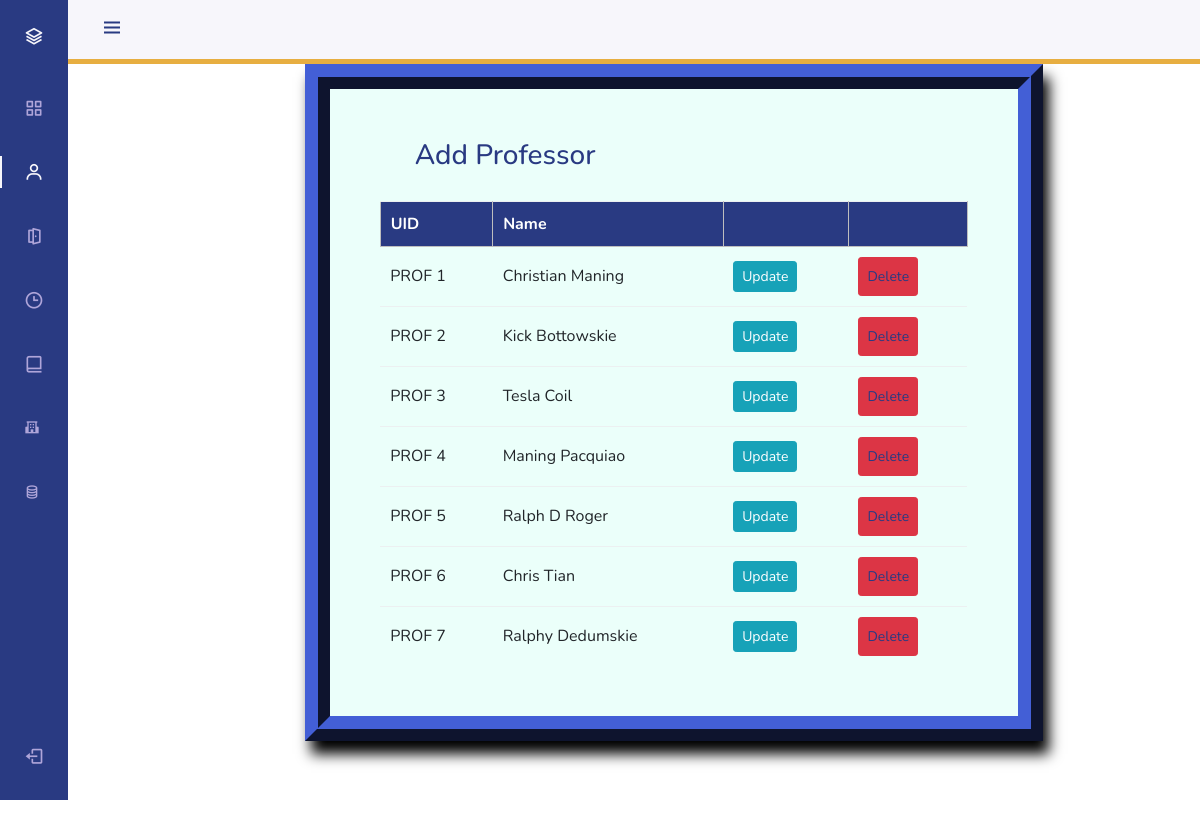
Screenshot of /professor_list/ with the database file from the repository.
### scheduling_using_genetic/models.py (models this page shows, shortened)
class Instructor(models.Model):
    uid = models.CharField(max_length=6)
    name = models.CharField(max_length=25)

### scheduling_using_genetic/views.py (the view)
# urls.py: path('professor_list/', views.professor_list_view, name='editprofessor'),
def professor_list_view(request):
    context = {
        'instructors': Instructor.objects.all()
    }
    return render(request, 'proflist.html', context)

### scheduling_using_genetic/templates/proflist.html (shortened to what this page needs)
{% block content %}
{% load static %}
   <!DOCTYPE html>
<html lang="en">
    <head>
        <link href='https://cdn.jsdelivr.net/npm/boxicons@2.0.5/css/boxicons.min.css' rel='stylesheet'>
        <link rel="stylesheet" href="https://maxcdn.bootstrapcdn.com/bootstrap/4.0.0/css/bootstrap.min.css">
        <link rel="stylesheet" href="{% static 'css/styles.css' %}">
    </head>
    <body id="body-pd">
        <header class="header" id="header" style="border-bottom: 5px solid #e7ae41;">
            <div class="header__toggle">
                <i class='bx bx-menu' id="header-toggle"></i>
            </div>
        </header>
       <div class="l-navbar" id="nav-bar">
            <nav class="nav">
                <div>
                    <a href="#" class="nav__logo">
                        <i class='bx bx-layer nav__logo-icon'></i>
                    </a>
                    <div class="nav__list">
                        <a href="{% url 'index' %}" class="nav__link ">
                        <i class='bx bx-grid-alt nav__icon' ></i>
                        </a>
                        <a href="{% url 'addprofessor' %}" class="nav__link active">
                            <i class='bx bx-user nav__icon' ></i>
                        </a>
                        <a href="{% url 'addroom' %}" class="nav__link">
                            <i class='bx bx-door-open nav__icon' ></i>
                        </a>
                        <a href="{% url 'addmeetingtime' %}" class="nav__link ">
                            <i class='bx bx-time nav__icon' ></i>
                        </a>
                        <a href="{% url 'addcourse' %}" class="nav__link">
                            <i class='bx bx-book-alt nav__icon' ></i>
                        </a>
                        <a href="{% url 'adddepartment' %}" class="nav__link">
                            <i class='bx bxs-school' ></i>
                        </a>
                        <a href="{% url 'addsection' %}" class="nav__link">
                            <i class='bx bx-coin-stack' ></i>
                        </a>
                    </div>
                </div>
                <a href="{% url 'logout' %}" class="nav__link">
                    <i class='bx bx-log-out nav__icon' ></i>
                </a>
            </nav>
        </div>
        <div class="container">
<fieldset class="fieldset">
    <a href="{% url 'addprofessor'%}"><h1 class="tablink" onclick="openPage('new')" id="defaultOpen">Add Professor</h1></a>
    <div class="tabcontent" id="edit">
        <table class="table1">
            <thead>
            <tr class="table-headers">
            <th>UID</th>
            <th>Name</th>
            <th  class="empty"></th>
                <th class="empty"></th>
            </tr>
            </thead>
            <tbody>
            {% for inst in instructors %}
            <tr>
             <td>{{inst.uid}}</td>
             <td>{{inst.name}}</td>
                <td><a class="btn btn-sm btn-info" href="{% url 'update_prof' inst.id %}">Update</a></td>
             <td class="empty">
                <form action="{% url 'deleteprofessor' inst.id %}" method="post">
                        <input type="submit" value="Delete" class="btn btn-sm btn-danger">
                </form>
             </td>
             </tr>
            {% endfor %}
            </tbody>
        </table>
    </div>
</fieldset>
        </div>
    </body>
</html>
{% endblock %}

### static/css/styles.css (style rules this page uses)
:root { --header-height: 3rem; --nav-width: 68px; --first-color: #293a82; --first-color-light: #AFA5D9; --white-color: #F7F6FB; --body-font: 'Nunito', sans-serif; --normal-font-size: 1rem; --z-fixed: 100; }
*,::before,::after { box-sizing: border-box; }
body { position: relative; margin: var(--header-height) 0 0 0; padding: 0 1rem; font-family: var(--body-font); font-size: var(--normal-font-size); transition: .5s; }
a { text-decoration: none; }
.header { width: 100%; height: var(--header-height); position: fixed; top: 0; left: 0; display: flex; align-items: center; justify-content: space-between; padding: 0 1rem; background-color: var(--white-color); z-index: var(--z-fixed); transition: .5s; }
.header__toggle { color: var(--first-color); font-size: 1.5rem; cursor: pointer; }
.l-navbar { position: fixed; top: 0; left: -30%; width: var(--nav-width); height: 100vh; background-color: var(--first-color); padding: .5rem 1rem 0 0; transition: .5s; z-index: var(--z-fixed); }
.nav { height: 100%; display: flex; flex-direction: column; justify-content: space-between; overflow: hidden; }
.nav__logo, .nav__link { display: grid; grid-template-columns: max-content max-content; align-items: center; column-gap: 1rem; padding: .5rem 0 .5rem 1.5rem; }
.nav__logo { margin-bottom: 2rem; }
.nav__logo-icon { font-size: 1.25rem; color: var(--white-color); }
.nav__link { position: relative; color: var(--first-color-light); margin-bottom: 1.5rem; transition: .3s; }
.nav__icon { font-size: 1.25rem; }
.active { color: var(--white-color); }
.active::before { content: ''; position: absolute; left: 0; width: 2px; height: 32px; background-color: var(--white-color); }
@media screen and (min-width: 768px) { body { margin: calc(var(--header-height) + 1rem) 0 0 0; padding-left: calc(var(--nav-width) + 2rem); } }
@media screen and (min-width: 768px) { .header { height: calc(var(--header-height) + 1rem); padding: 0 2rem 0 calc(var(--nav-width) + 2rem); } }
@media screen and (min-width: 768px) { .l-navbar { left: 0; padding: 1rem 1rem 0 0; } }
.container { height: 850px; position: relative; }
.fieldset h1 { color: #293a82; padding-bottom: 20px; margin-left: 35px; display: inline-block; cursor: pointer; font-size: 28px; }
.fieldset input { padding:8px; color: #293a82 }
.table2 td, th { border: 1px solid rgb(190,190,190); padding: 10px 20px; }
.table1 { width: 100%; border-collapse: collapse; text-align: left; overflow: hidden; }
.table1 td, th { border-top: 1px solid #ECF0F1; padding: 10px; }
.table1 th { background-color: #293a82; color: #fff; }
.fieldset { margin-top: 3%; margin-left: 18%; margin-right: 12%; padding: 50px; border-width: 25px; border-style: ridge; border-color: #293a82; box-shadow: 6px 13px 13px 0px black; background-color: #ebfffa; }

### rows the page displays
Instructor: uid "PROF 1", name "Christian Maning"
Instructor: uid "PROF 2", name "Kick Bottowskie"
Instructor: uid "PROF 3", name "Tesla Coil"
Instructor: uid "PROF 4", name "Maning Pacquiao"
Instructor: uid "PROF 5", name "Ralph D Roger"
Instructor: uid "PROF 6", name "Chris Tian"
Instructor: uid "PROF 7", name "Ralphy Dedumskie"
